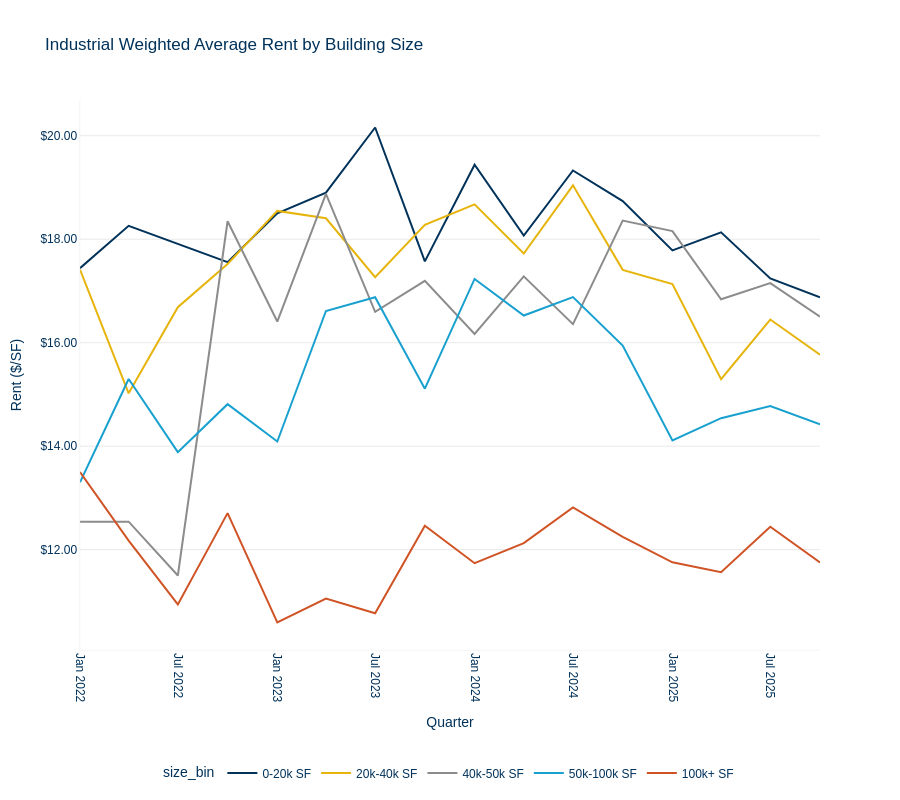

Here is the notebook cell this chart was saved with:
### Code cell
# Chart 4: Industrial Weighted Average Rent by Building Size
# Drop missing quarters (rows with missing 'date' or 'weighted_avg_rent')
industrial_rent_by_size_clean = industrial_rent_by_size.dropna(subset=['date', 'weighted_avg_rent'])

fig_industrial_rent = aquila_styled_line_chart(
    industrial_rent_by_size_clean,
    x='date',
    y='weighted_avg_rent',
    color='size_bin',
    title='Industrial Weighted Average Rent by Building Size'
)
fig_industrial_rent.update_yaxes(tickprefix='$', tickformat=',.2f', title='Rent ($/SF)')
fig_industrial_rent.update_xaxes(title='Quarter')
fig_industrial_rent.write_html('charts/industrial/industrial_rent_by_size.html')
print("Saved: charts/industrial_rent_by_size.html")
fig_industrial_rent.show()

### Figure 1 — Plotly figure (JSON) as saved in the notebook; plotly's stock layout.template omitted (floating-point values rounded to 4 significant figures)
{"data": [{"hovertemplate": "size_bin=0-20k SF<br>date=%{x}<br>weighted_avg_rent=%{y}<extra></extra>", "legendgroup": "0-20k SF", "line": {"color": "#00325a", "dash": "solid"}, "marker": {"symbol": "circle"}, "mode": "lines", "name": "0-20k SF", "orientation": "v", "showlegend": true, "type": "scatter", "x": ["2022-01-01T00:00:00", "2022-04-01T00:00:00", "2022-10-01T00:00:00", "2023-01-01T00:00:00", "2023-04-01T00:00:00", "2023-07-01T00:00:00", "2023-10-01T00:00:00", "2024-01-01T00:00:00", "2024-04-01T00:00:00", "2024-07-01T00:00:00", "2024-10-01T00:00:00", "2025-01-01T00:00:00", "2025-04-01T00:00:00", "2025-07-01T00:00:00", "2025-10-01T00:00:00"], "xaxis": "x", "y": [17.44, 18.26, 17.56, 18.5, 18.9, 20.16, 17.57, 19.44, 18.07, 19.33, 18.74, 17.78, 18.13, 17.24, 16.88], "yaxis": "y"}, {"hovertemplate": "size_bin=20k-40k SF<br>date=%{x}<br>weighted_avg_rent=%{y}<extra></extra>", "legendgroup": "20k-40k SF", "line": {"color": "#e6b40a", "dash": "solid"}, "marker": {"symbol": "circle"}, "mode": "lines", "name": "20k-40k SF", "orientation": "v", "showlegend": true, "type": "scatter", "x": ["2022-01-01T00:00:00", "2022-04-01T00:00:00", "2022-07-01T00:00:00", "2022-10-01T00:00:00", "2023-01-01T00:00:00", "2023-04-01T00:00:00", "2023-07-01T00:00:00", "2023-10-01T00:00:00", "2024-01-01T00:00:00", "2024-04-01T00:00:00", "2024-07-01T00:00:00", "2024-10-01T00:00:00", "2025-01-01T00:00:00", "2025-04-01T00:00:00", "2025-07-01T00:00:00", "2025-10-01T00:00:00"], "xaxis": "x", "y": [17.41, 15.02, 16.69, 17.52, 18.55, 18.41, 17.27, 18.28, 18.67, 17.72, 19.04, 17.41, 17.13, 15.29, 16.45, 15.77], "yaxis": "y"}, {"hovertemplate": "size_bin=40k-50k SF<br>date=%{x}<br>weighted_avg_rent=%{y}<extra></extra>", "legendgroup": "40k-50k SF", "line": {"color": "#8c8c8c", "dash": "solid"}, "marker": {"symbol": "circle"}, "mode": "lines", "name": "40k-50k SF", "orientation": "v", "showlegend": true, "type": "scatter", "x": ["2022-01-01T00:00:00", "2022-04-01T00:00:00", "2022-07-01T00:00:00", "2022-10-01T00:00:00", "2023-01-01T00:00:00", "2023-04-01T00:00:00", "2023-07-01T00:00:00", "2023-10-01T00:00:00", "2024-01-01T00:00:00", "2024-04-01T00:00:00", "2024-07-01T00:00:00", "2024-10-01T00:00:00", "2025-01-01T00:00:00", "2025-04-01T00:00:00", "2025-07-01T00:00:00", "2025-10-01T00:00:00"], "xaxis": "x", "y": [12.54, 12.54, 11.5, 18.35, 16.41, 18.88, 16.6, 17.2, 16.17, 17.28, 16.36, 18.36, 18.16, 16.84, 17.15, 16.5], "yaxis": "y"}, {"hovertemplate": "size_bin=50k-100k SF<br>date=%{x}<br>weighted_avg_rent=%{y}<extra></extra>", "legendgroup": "50k-100k SF", "line": {"color": "#18a0CF", "dash": "solid"}, "marker": {"symbol": "circle"}, "mode": "lines", "name": "50k-100k SF", "orientation": "v", "showlegend": true, "type": "scatter", "x": ["2022-01-01T00:00:00", "2022-04-01T00:00:00", "2022-07-01T00:00:00", "2022-10-01T00:00:00", "2023-01-01T00:00:00", "2023-04-01T00:00:00", "2023-07-01T00:00:00", "2023-10-01T00:00:00", "2024-01-01T00:00:00", "2024-04-01T00:00:00", "2024-07-01T00:00:00", "2024-10-01T00:00:00", "2025-01-01T00:00:00", "2025-04-01T00:00:00", "2025-07-01T00:00:00", "2025-10-01T00:00:00"], "xaxis": "x", "y": [13.3, 15.3, 13.88, 14.81, 14.09, 16.61, 16.88, 15.11, 17.23, 16.52, 16.88, 15.94, 14.11, 14.54, 14.78, 14.42], "yaxis": "y"}, {"hovertemplate": "size_bin=100k+ SF<br>date=%{x}<br>weighted_avg_rent=%{y}<extra></extra>", "legendgroup": "100k+ SF", "line": {"color": "#D05325", "dash": "solid"}, "marker": {"symbol": "circle"}, "mode": "lines", "name": "100k+ SF", "orientation": "v", "showlegend": true, "type": "scatter", "x": ["2022-01-01T00:00:00", "2022-04-01T00:00:00", "2022-07-01T00:00:00", "2022-10-01T00:00:00", "2023-01-01T00:00:00", "2023-04-01T00:00:00", "2023-07-01T00:00:00", "2023-10-01T00:00:00", "2024-01-01T00:00:00", "2024-04-01T00:00:00", "2024-07-01T00:00:00", "2024-10-01T00:00:00", "2025-01-01T00:00:00", "2025-04-01T00:00:00", "2025-07-01T00:00:00", "2025-10-01T00:00:00"], "xaxis": "x", "y": [13.5, 12.17, 10.94, 12.71, 10.59, 11.05, 10.77, 12.46, 11.74, 12.13, 12.81, 12.25, 11.75, 11.57, 12.44, 11.75], "yaxis": "y"}], "layout": {"font": {"color": "#00325a", "family": "Futura LT Pro, Futura, Arial, sans-serif"}, "height": 800, "legend": {"orientation": "h", "title": {"font": {"family": "Futura LT Pro, Futura, Arial, sans-serif"}, "text": "size_bin"}, "tracegroupgap": 0, "x": 0.5, "xanchor": "center", "y": -0.25, "yanchor": "bottom"}, "margin": {"b": 100}, "paper_bgcolor": "white", "plot_bgcolor": "white", "title": {"font": {"family": "Futura LT Pro, Futura, Arial, sans-serif"}, "text": "Industrial Weighted Average Rent by Building Size"}, "xaxis": {"anchor": "y", "domain": [0, 1], "linecolor": "#e9e9ea", "linewidth": 0.5, "mirror": false, "showgrid": false, "showline": true, "tickangle": 90, "title": {"text": "Quarter"}, "zeroline": false}, "yaxis": {"anchor": "x", "domain": [0, 1], "gridcolor": "#e9e9ea", "linecolor": "#e9e9ea", "linewidth": 0.5, "mirror": false, "showgrid": true, "showline": true, "tickformat": ",.2f", "tickprefix": "$", "title": {"text": "Rent ($/SF)"}, "zeroline": true}}}
